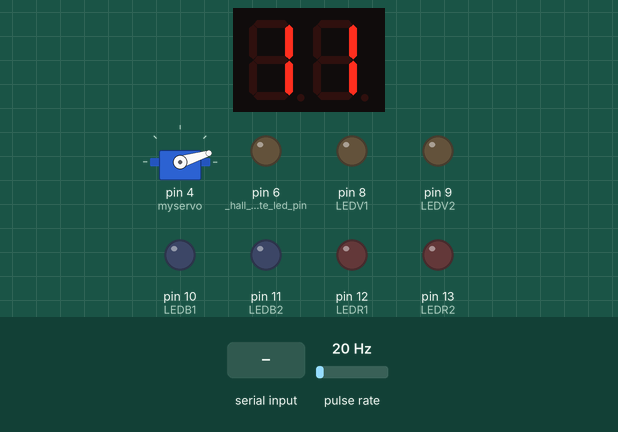
A sketch run on a simulated Arduino Uno, built with avr-gcc and run on an emulated ATmega328P. On the bench: 2-digit seven-segment display, servo, output pins drawn as LEDs (lit = HIGH). Wiring (inferred from the names in the program): pulse sensor: data pin 2; 2-digit 7-segment display, segments lit when LOW: segments A0, A1, A2, A3, A4, A5, pin 7; digit selects pin 3, pin 5. The inputs (shaded band) are chosen by the test bench; at power-on: pulse rate 20 Hz. The segment pins are drawn as the display they are named for; pins used as bus, display or sensor lines are not drawn.

Above: at 1.26 s.
1.3 s: pulse rate (sensor on pin 2) set to 4 Hz
At 3.44 s:
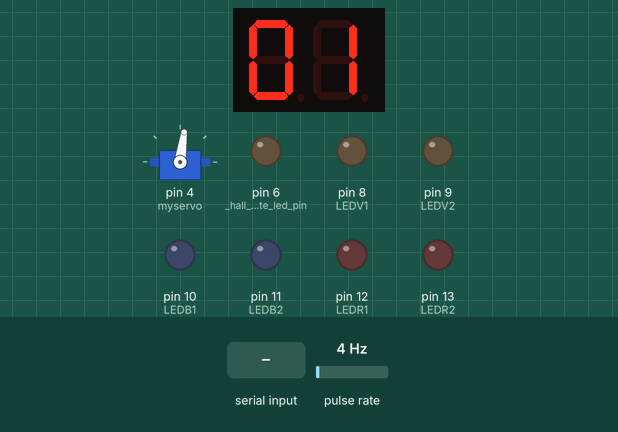
3.9 s: pulse rate (sensor on pin 2) set to 50 Hz
At 6.4 s:
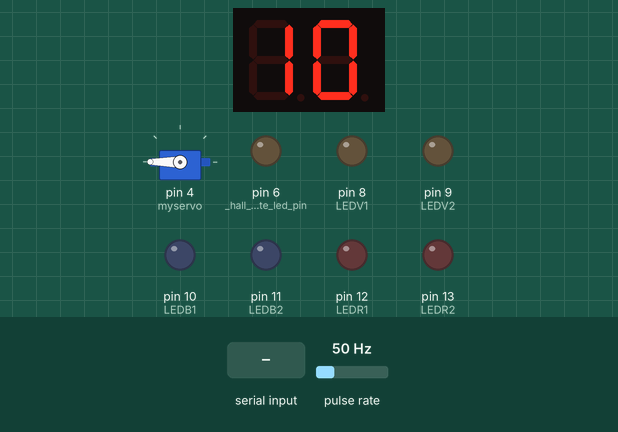
6.6 s: pulse rate (sensor on pin 2) set to 9 Hz
At 8.4 s:
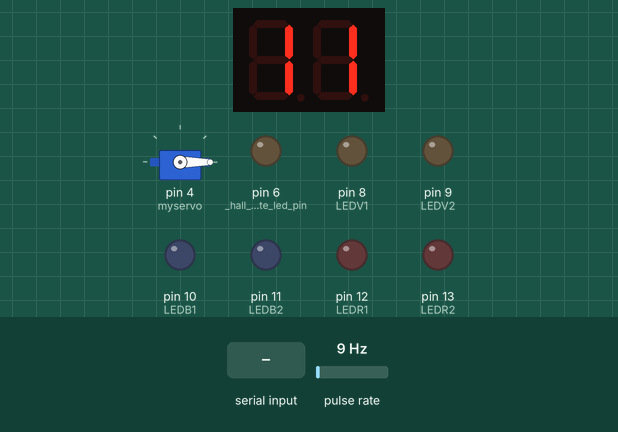
9.1 s: "0\n" received over Serial
At 12.0 s:
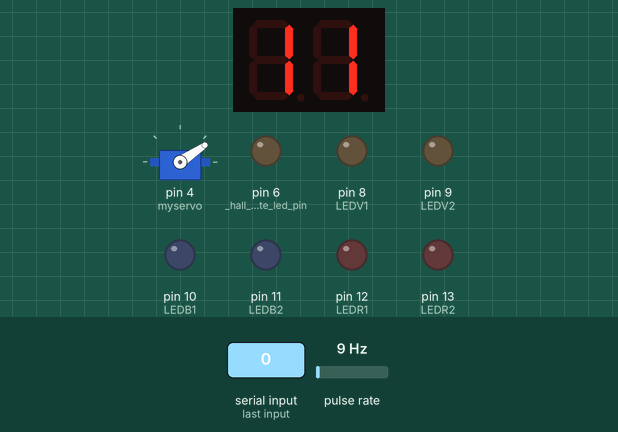
Timing chart, 0 to 13.1 s (numbered marks = the images above; inputs shaded):
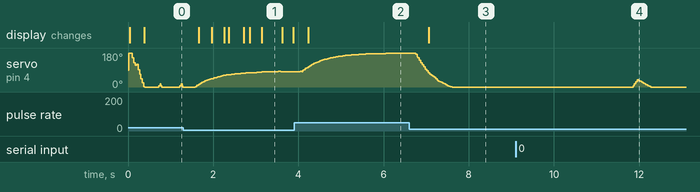

The sketch:

Front_Arduino_Display.ino
```cpp
#include <Servo.h>
#include <avr/pgmspace.h>

// **************************************************************************************** //
// Evolution Display Project                                                                //
// Developped by Félix Brousseau-Vaillancourt                                               //
//          and  Marc-Antoine Dumas                                                         //
// March 2017                                                                               //
// Features :                                                                               //
//      - Displays the Evolution vehicule speed using a servo-motor                         //
//      - (IN PROGRESS) Displays the vehicule RPM (shifting indicator) using 5 leds         //
//      - (NOT IMPLEMENTED) Dispays the vehicule current gear (approximately)               //
// **************************************************************************************** //

Servo myservo;  // range is from 0 km/h to 40 km/h. 180 degrees display. 1 km/h = 4.5 deg

// Considering a 0.478 meter wheel diameter, if the Evolution vehicule is cruising at 43.2 km/h
// the magnet fixed on the backwheel will complete 8 circles in a second (125 ms each).

const float radius = 0.239;                   // diameter = 0.478 meters, including rubber wheel
const float circumference = 2 * PI * radius;  // in meters

volatile bool hall_detected = 0;

// servo motor positions (degrees) for speed pointer position
float current_pos = 0;
float intermediary_pos = 0;
float target_pos = 0;
const byte _servo_pin = 4;

float speed_kmh = 0;
float current_speed = 0;
int current_rpm = 0;
String inString = "";
unsigned int current_gear = 0;

// hall sensor
const byte _hall_sensor_pin = 2;
const byte _hall_sensor_state_led_pin = 6;    // Hall sensor state

// time benching variables, debugging purposes
unsigned long current_time = 0;
unsigned long current_time_bench = 0;
unsigned long last_time = 0;
unsigned long last_time_pos = 0;
unsigned long last_time_bench = 0;
unsigned long time_difference = 0;
unsigned long time_difference_bench = 0;

//RPM lights
const int LEDV1=8;
const int LEDV2=9;
const int LEDB1=10;
const int LEDB2=11;
const int LEDR1=12;
const int LEDR2=13;

int digit1 = 0;
int digit2 = 0;

int rpm=0;  //motor RPM

const int arr_rpm[36] = { 2000,2100,2200,2300,2400,2500,2600,2700,2800,2900,
                  3000,3100,3200,3300,3400,3500,3600,3700,3800,3900,
                  4000,4100,4200,4300,4400,4500,4600,4700,4800,4900,
                  5000,5100,5200,5300,5400,5500 };

//Pour enregistrer l'affichage 7 segments dans la mémoire flash
PROGMEM const uint8_t Code7Segments[] = {
    //  7 Segments
    0b1111110, // 0
    0b0110000, // 1
    0b1101101, // 2
    0b1111001, // 3
    0b0110011, // 4
    0b1011011, // 5
    0b1011111, // 6
    0b1110000, // 7
    0b1111111, // 8
    0b1111011, // 9
};

PROGMEM const uint16_t arr_speeds_gear[11][36] =
{
    //Gear 1
    {  568, 596, 625, 653, 681, 710, 738, 766, 795, 823, 852, 880, 908,
    937, 965, 994, 1022, 1050, 1079, 1107, 1135, 1164, 1192, 1221, 1249,
    1277, 1306, 1334, 1363, 1391, 1419, 1448, 1476, 1505, 1533, 1561 },
    //Gear 2
     {   734, 770, 807, 844, 880, 917, 954, 990, 1027, 1064, 1100, 1137,
    1174, 1211, 1247, 1284, 1321, 1357, 1394, 1431, 1467, 1504, 1541,
    1577, 1614, 1651, 1687, 1724, 1761, 1797, 1834, 1871, 1907, 1944,
    1981, 2018 },
    //Gear 3
    {   830, 871, 912, 954, 995, 1037, 1078, 1120, 1161, 1203, 1244,
    1286, 1327, 1369, 1410, 1452, 1493, 1535, 1576, 1618, 1659, 1701,
    1742, 1783, 1825, 1866, 1908, 1949, 1991, 2032, 2074, 2115, 2157,
    2198, 2240, 2281 },
    //Gear 4
    {   946, 993, 1040, 1088, 1135, 1182, 1230, 1277, 1324, 1372, 1419,
    1466, 1513, 1561, 1608, 1655, 1703, 1750, 1797, 1844, 1892, 1939,
    1986, 2034, 2081, 2128, 2176, 2223, 2270, 2317, 2365, 2412, 2459,
    2507, 2554, 2601 },
    //Gear 5
    {   1072, 1126, 1179, 1233, 1286, 1340, 1393, 1447, 1501, 1554,
    1608, 1661, 1715, 1769, 1822, 1876, 1929, 1983, 2037, 2090, 2144,
    2197, 2251, 2305, 2358, 2412, 2465, 2519, 2573, 2626, 2680, 2733,
    2787, 2841, 2894, 2948 },
    //Gear 6
    {    1222, 1283, 1344, 1405, 1466, 1527, 1588, 1649, 1710, 1771,
    1832, 1894, 1955, 2016, 2077, 2138, 2199, 2260, 2321, 2382, 2443,
    2504, 2565, 2627, 2688, 2749, 2810, 2871, 2932, 2993, 3054, 3115,
    3176, 3237, 3298, 3360 },
    //Gear 7
    {    1392, 1461, 1531, 1601, 1670, 1740, 1809, 1879, 1949, 2018,
    2088, 2157, 2227, 2297, 2366, 2436, 2505, 2575, 2645, 2714, 2784,
    2853, 2923, 2993, 3062, 3132, 3201, 3271, 3340, 3410, 3480, 3549,
    3619, 3688, 3758, 3828 },
    //Gear 8
    {    1575, 1654, 1733, 1811, 1890, 1969, 2048, 2126, 2205, 2284,
    2363, 2441, 2520, 2599, 2678, 2756, 2835, 2914, 2993, 3071, 3150,
    3229, 3308, 3386, 3465, 3544, 3623, 3701, 3780, 3859, 3938, 4016,
    4095, 4174, 4253, 4331 },
    //Gear 9
    {    1796, 1886, 1975, 2065, 2155, 2245, 2335, 2424, 2514, 2604,
    2694, 2784, 2873, 2963, 3053, 3143, 3233, 3322, 3412, 3502, 3592,
    3682, 3771, 3861, 3951, 4041, 4130, 4220, 4310, 4400, 4490, 4579,
    4669, 4759, 4849, 4939},
    //Gear 10
    {    2034, 2136, 2237, 2339, 2441, 2542, 2644, 2746, 2848, 2949,
    3051, 3153, 3254, 3356, 3458, 3559, 3661, 3763, 3864, 3966, 4068,
    4170, 4271, 4373, 4475, 4576, 4678, 4780, 4881, 4983, 5085, 5187,
    5288, 5390, 5492, 5593},
    //Gear 11
    {    2319, 2435, 2551, 2667, 2783, 2899, 3015, 3131, 3247, 3363,
    3479, 3595, 3711, 3827, 3943, 4059, 4175, 4291, 4407, 4523, 4639,
    4755, 4871, 4987, 5103, 5219, 5335, 5451, 5567, 5683, 5799, 5915,
    6031, 6146, 6262, 6378}
};

const int SEG_A=A0;
const int SEG_B=A1;
const int SEG_C=A2;
const int SEG_D=A3;
const int SEG_E=A4;
const int SEG_F=A5;
const int SEG_G=7;
const int CA_DIGIT1=3;
const int CA_DIGIT2=5;

void hallDetectedInterrupt() {

    hall_detected = 1;

}

int getCurrentGear() {

    int gear = 0;
    int diff_rpm = 0;
    int lowest_diff_rpm_index=0;
    int lowest_diff_rpm=10000;

    float diff_speed = 0;
    int lowest_diff_speed_gear_index=0;
    int lowest_diff_speed=10000;

    for (int j = 0; j < 36; j++)
    {
        diff_rpm = abs(current_rpm - arr_rpm[j]);

        if (diff_rpm < lowest_diff_rpm)
        {
            lowest_diff_rpm = diff_rpm;
            lowest_diff_rpm_index = j;
        }
    }

    for (int i = 0; i < 11; i++)
    {
        float vitesse = (float) (pgm_read_word(&(arr_speeds_gear[i][lowest_diff_rpm_index])))/100;
        diff_speed = abs(current_speed - vitesse);

        /*Serial.print("i : ");
        Serial.println(i,1);
        Serial.print("current_speed : ");
        Serial.println(current_speed,1);
        Serial.print("diff_speed : ");
        Serial.println(diff_speed,1);*/
        if ( diff_speed < lowest_diff_speed)
        {
            lowest_diff_speed = diff_speed;
            lowest_diff_speed_gear_index = i;
        }
    }

    /*Serial.print("speed_kmh : ");
    Serial.println(speed_kmh,1);
    Serial.print("current_rpm : ");
    Serial.println(current_rpm,1);
    Serial.print("lowest_diff_rpm_index : ");
    Serial.println(lowest_diff_rpm_index,1);
    Serial.print("lowest_diff_speed_gear_index : ");
    Serial.println(lowest_diff_speed_gear_index,1);*/
    gear = lowest_diff_speed_gear_index + 1;
    return gear;

}

void setup() {

    // Serial is only for development purposes, REMOVE in actual release
    Serial.begin(115200);             // setting a fast baud rate is required to keep the loop fast
    myservo.attach(4);                // attaches the servo on pin 9 to the servo object
    pinMode(_hall_sensor_state_led_pin, OUTPUT);
    pinMode(_hall_sensor_pin, INPUT_PULLUP);
    // Interrupt is called when the hall sensor value rises
    attachInterrupt(digitalPinToInterrupt(_hall_sensor_pin), hallDetectedInterrupt, RISING);

    pinMode(LEDV1, OUTPUT);
    pinMode(LEDV2, OUTPUT);
    pinMode(LEDB1, OUTPUT);
    pinMode(LEDB2, OUTPUT);
    pinMode(LEDR1, OUTPUT);
    pinMode(LEDR2, OUTPUT);

    pinMode(SEG_A, OUTPUT);
    pinMode(SEG_B, OUTPUT);
    pinMode(SEG_C, OUTPUT);
    pinMode(SEG_D, OUTPUT);
    pinMode(SEG_E, OUTPUT);
    pinMode(SEG_F, OUTPUT);
    pinMode(SEG_G, OUTPUT);
    pinMode(CA_DIGIT1, OUTPUT);
    pinMode(CA_DIGIT2, OUTPUT);

    speed_kmh = 0;
    displayGear(0);

}

void hallDetected() {

    current_time = millis();

}

int getRPM() {

    while (Serial.available()) {
        delay(3);  //delay to allow buffer to fill
        if (Serial.available() >0) {
          char c = Serial.read();  //gets one byte from serial buffer
          inString += c; //makes the string readString
        }
      }
    rpm = inString.toInt();
    inString = "";

    if (rpm >= 1 && rpm < 600){
        digitalWrite(LEDV1, LOW);
        digitalWrite(LEDV2, LOW);
        digitalWrite(LEDB1, LOW);
        digitalWrite(LEDB2, LOW);
        digitalWrite(LEDR1, LOW);
        digitalWrite(LEDR2, LOW);
    }
    else if (rpm >= 600 && rpm < 1500){
        digitalWrite(LEDV1, HIGH);
        digitalWrite(LEDV2, LOW);
        digitalWrite(LEDB1, LOW);
        digitalWrite(LEDB2, LOW);
        digitalWrite(LEDR1, LOW);
        digitalWrite(LEDR2, LOW);
    }
    else if (rpm >= 1500 && rpm < 3000)  {
        digitalWrite(LEDV1, HIGH);
        digitalWrite(LEDV2, HIGH);
        digitalWrite(LEDB1, LOW);
        digitalWrite(LEDB2, LOW);
        digitalWrite(LEDR1, LOW);
        digitalWrite(LEDR2, LOW);
    }
    else if (rpm >= 3000 && rpm < 3500)  {
        digitalWrite(LEDV1, HIGH);
        digitalWrite(LEDV2, HIGH);
        digitalWrite(LEDB1, HIGH);
        digitalWrite(LEDB2, LOW);
        digitalWrite(LEDR1, LOW);
        digitalWrite(LEDR2, LOW);
    }
    else if (rpm >= 3500 && rpm < 4000)  {
        digitalWrite(LEDV1, HIGH);
        digitalWrite(LEDV2, HIGH);
        digitalWrite(LEDB1, HIGH);
        digitalWrite(LEDB2, HIGH);
        digitalWrite(LEDR1, LOW);
        digitalWrite(LEDR2, LOW);
    }
    else if (rpm >= 4000 && rpm < 4500) {
        digitalWrite(LEDV1, HIGH);
        digitalWrite(LEDV2, HIGH);
        digitalWrite(LEDB1, HIGH);
        digitalWrite(LEDB2, HIGH);
        digitalWrite(LEDR1, HIGH);
        digitalWrite(LEDR2, LOW);
    }
    else if (rpm >= 4500)  {
        digitalWrite(LEDV1, HIGH);
        digitalWrite(LEDV2, HIGH);
        digitalWrite(LEDB1, HIGH);
        digitalWrite(LEDB2, HIGH);
        digitalWrite(LEDR1, HIGH);
        digitalWrite(LEDR2, HIGH);
    }

    return rpm;
}

float evalSpeed(unsigned long &last_time, unsigned long current_time) {

    time_difference = current_time - last_time;
    speed_kmh = (3600 * circumference) / (float)time_difference;    // Do some maths
    //Serial.print("time_difference : ");
    //Serial.println(time_difference);
    last_time = current_time;
    if (speed_kmh > 120)
        speed_kmh = 0;
    //Serial.print("speed_kmh : ");
    //Serial.println(speed_kmh,1);
    return speed_kmh;

}

void displayGearDigit1(int digit1) {

    digitalWrite(CA_DIGIT1, HIGH);

    if(pgm_read_byte(&Code7Segments[digit1]) & (1<<6)) digitalWrite(SEG_A, 0);
    else digitalWrite(SEG_A, 1);
    if(pgm_read_byte(&Code7Segments[digit1]) & (1<<5)) digitalWrite(SEG_B, 0);
    else digitalWrite(SEG_B, 1);
    if(pgm_read_byte(&Code7Segments[digit1]) & (1<<4)) digitalWrite(SEG_C, 0);
    else digitalWrite(SEG_C, 1);
    if(pgm_read_byte(&Code7Segments[digit1]) & (1<<3)) digitalWrite(SEG_D, 0);
    else digitalWrite(SEG_D, 1);
    if(pgm_read_byte(&Code7Segments[digit1]) & (1<<2)) digitalWrite(SEG_E, 0);
    else digitalWrite(SEG_E, 1);
    if(pgm_read_byte(&Code7Segments[digit1]) & (1<<1)) digitalWrite(SEG_F, 0);
    else digitalWrite(SEG_F, 1);
    if(pgm_read_byte(&Code7Segments[digit1]) & (1<<0)) digitalWrite(SEG_G, 0);
    else digitalWrite(SEG_G, 1);
    delay(2);

    digitalWrite(CA_DIGIT1, LOW);

}

void displayGearDigit2(int digit2) {

    digitalWrite(CA_DIGIT2, HIGH);

    if(pgm_read_byte(&Code7Segments[digit2]) & (1<<6)) digitalWrite(SEG_A, 0);
    else digitalWrite(SEG_A, 1);
    if(pgm_read_byte(&Code7Segments[digit2]) & (1<<5)) digitalWrite(SEG_B, 0);
    else digitalWrite(SEG_B, 1);
    if(pgm_read_byte(&Code7Segments[digit2]) & (1<<4)) digitalWrite(SEG_C, 0);
    else digitalWrite(SEG_C, 1);
    if(pgm_read_byte(&Code7Segments[digit2]) & (1<<3)) digitalWrite(SEG_D, 0);
    else digitalWrite(SEG_D, 1);
    if(pgm_read_byte(&Code7Segments[digit2]) & (1<<2)) digitalWrite(SEG_E, 0);
    else digitalWrite(SEG_E, 1);
    if(pgm_read_byte(&Code7Segments[digit2]) & (1<<1)) digitalWrite(SEG_F, 0);
    else digitalWrite(SEG_F, 1);
    if(pgm_read_byte(&Code7Segments[digit2]) & (1<<0)) digitalWrite(SEG_G, 0);
    else digitalWrite(SEG_G, 1);

    delay(2);
    digitalWrite(CA_DIGIT2, LOW);
}


void displayGear(int gear) {

    switch (gear){
        case 0: {
            displayGearDigit1(0);
            displayGearDigit2(0); break;
        }
        case 1: {
            displayGearDigit1(1);
            displayGearDigit2(0); break;
        }
        case 2: {
            displayGearDigit1(2);
            displayGearDigit2(0); break;
        }
        case 3: {
            displayGearDigit1(3);
            displayGearDigit2(0); break;
        }
        case 4: {
            displayGearDigit1(4);
            displayGearDigit2(0); break;
        }
        case 5: {
            displayGearDigit1(5);
            displayGearDigit2(0); break;
        }
        case 6: {
            displayGearDigit1(6);
            displayGearDigit2(0); break;
        }
        case 7: {
            displayGearDigit1(7);
            displayGearDigit2(0); break;
        }
        case 8: {
            displayGearDigit1(8);
            displayGearDigit2(0); break;
        }
        case 9: {
            displayGearDigit1(9);
            displayGearDigit2(0); break;
        }
        case 10: {
            displayGearDigit1(0);
            displayGearDigit2(1); break;
        }
        case 11: {
            displayGearDigit1(1);
            displayGearDigit2(1); break;
        }
    }
}

void loop() {

    displayGear(current_gear);

    // current_time_bench = millis();
    // Serial.print("current_time : ");
    // Serial.println(current_time,4);

    //Serial.print("hs_value : ");
    //Serial.println(hs_value);
    //if ( hs_value < 10) hs_bin_value = 1;
    //else hs_bin_value = 0;

    displayGear(current_gear);

    if (last_time_pos - current_time > 6000)
    {
        target_pos = 0;
    }
    if (abs(target_pos - current_pos) < 2)
    {
      if (target_pos>180) { target_pos = 180; }
      myservo.write(180-target_pos);
      last_time_pos = millis();
      current_pos = target_pos;
    }
    if (current_pos != target_pos)
    {
        //Serial.print("target_pos : ");
        //Serial.println(target_pos,1);
        intermediary_pos = current_pos + ((target_pos - current_pos)/30);
        if (intermediary_pos>180) { intermediary_pos = 180; }
        myservo.write(180-intermediary_pos);
        last_time_pos = millis();
        current_pos = intermediary_pos;
    }
    // hall_detected has been set during the previous interruption
    if (hall_detected)  {
        hallDetected();
        if (current_time != last_time)  {
            // 40 km/h * 4.5 deg => speed pointer 180 degres at 40 km/h
            current_speed = evalSpeed(last_time, current_time);
            target_pos = current_speed * 4.5; // 0 to 40 km/h display range
            hall_detected = 0;
        }
    }

    displayGear(current_gear);

    int temp_rpm = getRPM();
    if (temp_rpm > 0)
        current_rpm = temp_rpm;

    displayGear(current_gear);

    current_gear = getCurrentGear();

    //last_time_bench = millis();
    //time_difference_bench = last_time_bench - current_time_bench;
    //Serial.print("last_time_bench : ");
    //Serial.println(last_time_bench,4);
    //Serial.println(time_difference_bench,4);
}
```

Measured:
- after the input at 1.3 s, the display: changes after 0.36 s (image 1)
- after the input at 3.9 s, the display: changes after 0.33 s (image 2)
- after the input at 6.6 s, servo on pin 4 (myservo): moves from 180° to 0° over 0.86 s, starting after 0.16 s; the display: changes after 0.46 s (image 3)
- after the input at 9.1 s, servo on pin 4 (myservo): rises from 0° to 38° in 0.10 s, then falls to 0° in 0.31 s
- what the display in image 1 shows lasts 0.5 s, from 3.1 s to 3.6 s
